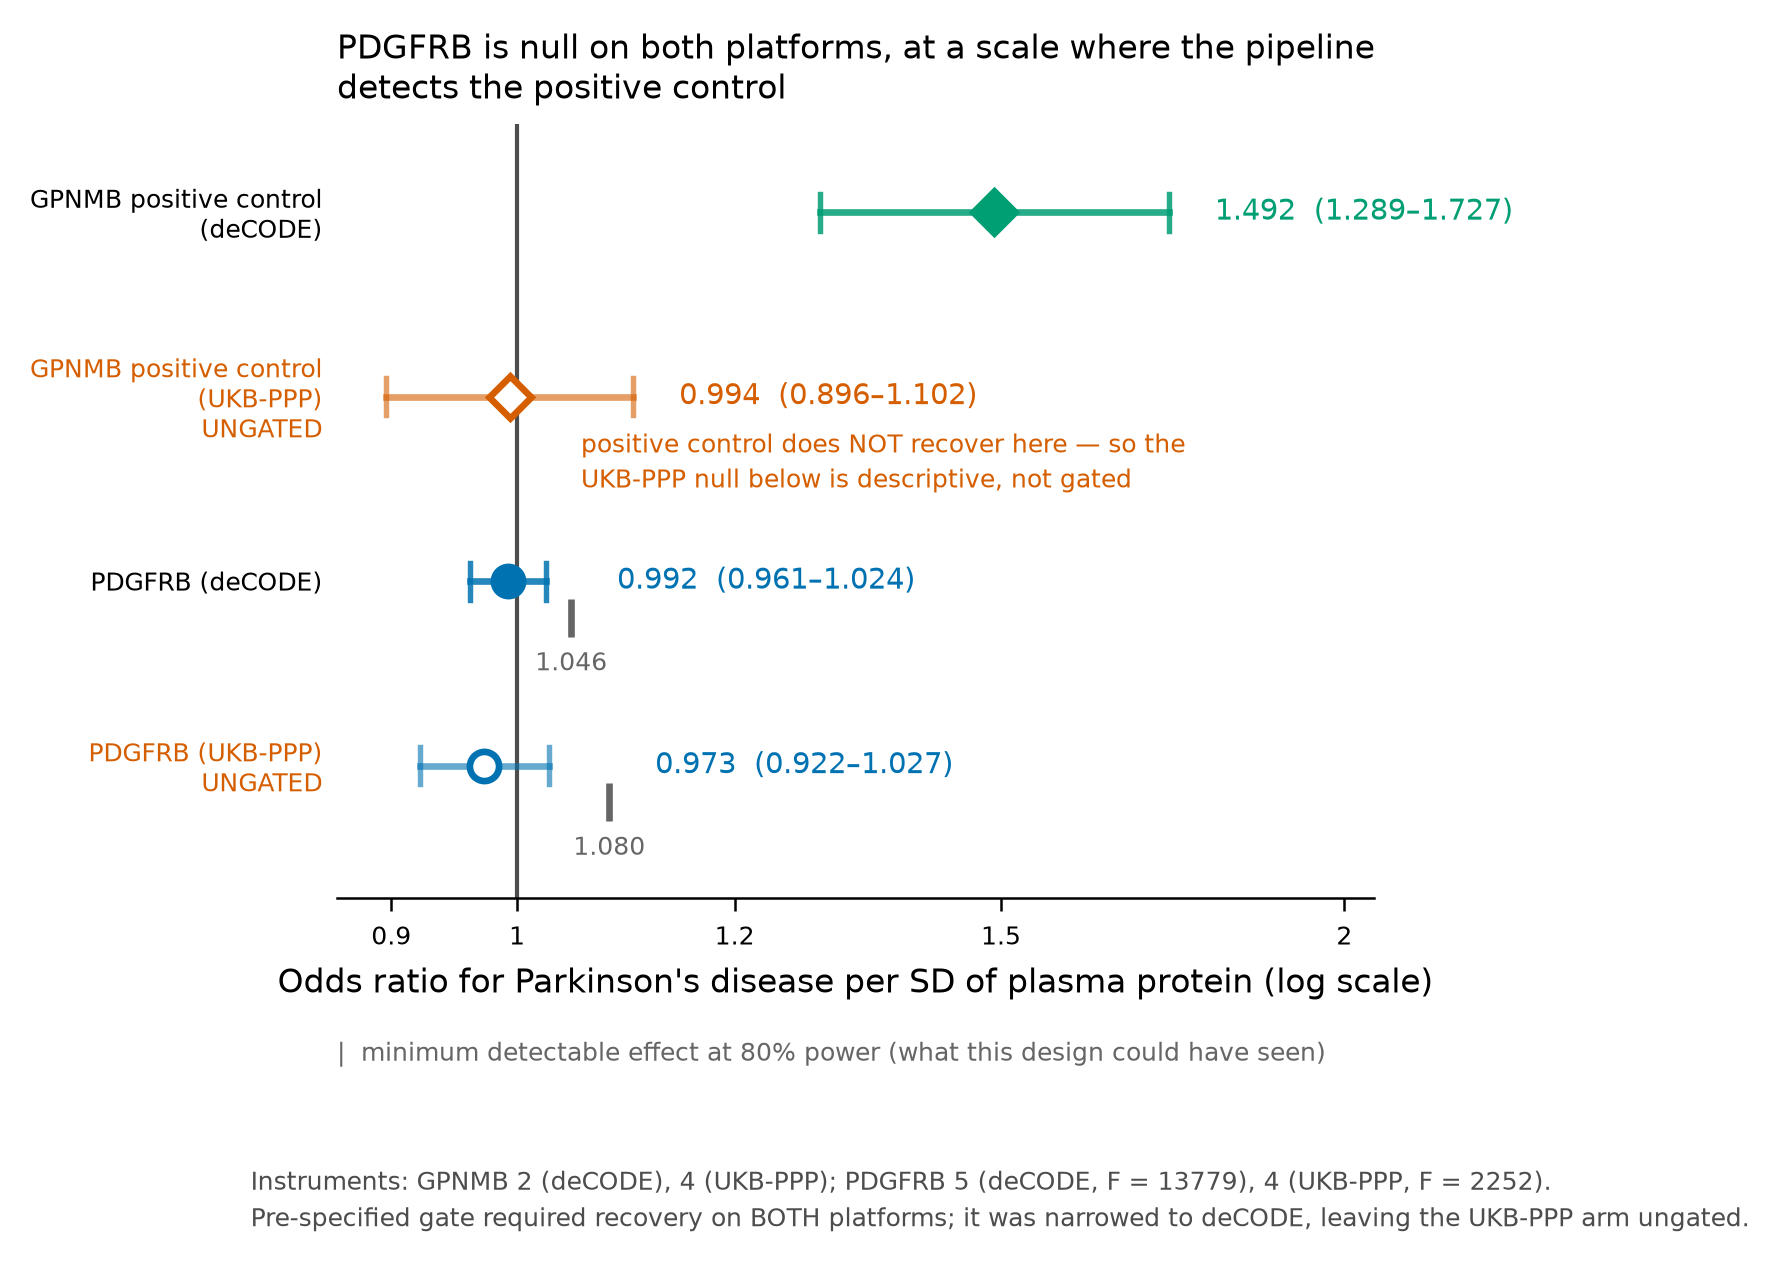

Write Python code to recreate this figure.
"""FIG 6 - The causal null.

MR forest for PDGFRB on both platforms with 95% CIs, each arm's 80%-power
minimum detectable OR, and the GPNMB positive control on the SAME odds-ratio
axis -- so the null visibly excludes effects far smaller than one the pipeline
demonstrably detects.

TWO DISTINCT QUANTITIES, NOT ONE
  ci_high      -- the EQUIVALENCE BOUND: the largest OR the data exclude.
                  This licenses "we exclude effects larger than OR x".
  mde_or_80pct -- the MINIMUM DETECTABLE EFFECT at 80% power: the smallest OR
                  this design could have detected, computed by the source
                  artifact as exp((z0.975 + z0.80) * SE). A statement about
                  the DESIGN, not about what the data rule out.
  Both are reported. Neither is called by the other's name -- the project's
  prose reserves "equivalence bound" for ci_high, and the figure must agree.

Every number is read from CSV/JSON at runtime. Nothing is hardcoded.

PROVENANCE
  PDGFRB OR + CI ........... mr/mr_power_bounds.json cells (PDGFRB x platform)
  equivalence bound ........ mr/mr_power_bounds.json cells[].ci_high
  minimum detectable effect  mr/mr_power_bounds.json cells[].mde_or_80pct
  GPNMB positive control ... mr/poscontrol_result.json platforms
  instrument counts, F ..... mr/mr_power_bounds.json cells
  cross-check of ORs ....... mr/mr_final_table.csv (3 dp restatement)

THE GATE DEVIATION, MARKED ON THE FIGURE ITSELF
  The pre-specified design required positive-control recovery on BOTH
  platforms before any null could be reported. GPNMB recovers on deCODE
  (OR ~1.49, CI excludes 1) but NOT on UKB-PPP (OR ~0.99, CI spans 1). The
  gate was narrowed to deCODE, so THE UKB-PPP ARM OF THE PDGFRB NULL IS
  UNGATED: on that platform nothing demonstrates the pipeline could have
  detected a true effect. That arm is drawn open/hatched and labelled
  "ungated" on the panel, not only in the caption.

ON mr_final_table.csv
  UNANCHORABLE (see ARTIFACT_INTEGRITY_SWEEP.md): it contains no GPNMB row,
  so it cannot be checked against either positive control. It is used here
  ONLY as a 3 dp cross-check of the ORs, never as the plotted source.
"""
import json
import os
import sys

import matplotlib as mpl
import matplotlib.pyplot as plt
import numpy as np
import pandas as pd

sys.path.insert(0, os.path.dirname(os.path.abspath(__file__)))
from figstyle import apply_figure_style, bbox_check, panel_letter, set_frame

# Repo-relative. This file lives at <repo>/revision/figures/, so the repo
# root is two levels up. That holds in the WSL repro environment and in a
# clean checkout, so a figure is never built against a path that exists on
# only one machine.
OUT = os.path.dirname(os.path.abspath(__file__))
REPO = os.path.dirname(os.path.dirname(OUT))
BASE = os.path.join(REPO, "data", "processed")
assert os.path.isdir(BASE), f"artifact directory not found: {BASE}"
os.makedirs(OUT, exist_ok=True)


def load(rel):
    with open(os.path.join(BASE, rel)) as fh:
        return json.load(fh)


# ---------------------------------------------------------------- data
pb = load("mr/mr_power_bounds.json")
pos = load("mr/poscontrol_result.json")
mr_csv = pd.read_csv(os.path.join(BASE, "mr/mr_final_table.csv"))

cells = {(c["protein"], c["platform"]): c for c in pb["cells"]}
pdg_dec = cells[("PDGFRB", "decode")]
pdg_ukb = cells[("PDGFRB", "ukbppp")]
gp_dec = pos["platforms"]["decode"]
gp_ukb = pos["platforms"]["ukbppp"]

# --- runtime gates -------------------------------------------------------
# 1. the positive control must still behave as the gate deviation describes:
#    recovers on deCODE (CI excludes 1), fails on UKB-PPP (CI spans 1).
#    If this ever flips, the "ungated" mark on the figure becomes wrong.
assert gp_dec["ci_low"] > 1.0, "deCODE positive control must exclude OR = 1"
assert gp_ukb["ci_low"] < 1.0 < gp_ukb["ci_high"], (
    "UKB-PPP positive control must span OR = 1 -- this is why that arm is ungated")
assert pos["recovers_both_platforms"] is False
assert pos["gate_applied"] == "decode_only"

# 2. mr_power_bounds' headline positive-control OR must be the deCODE arm
assert abs(pb["gpnmb_positive_control_or"] - gp_dec["or"]) < 1e-9

# 3. both PDGFRB arms must be nulls whose CI spans 1
for _lab, _c in (("deCODE", pdg_dec), ("UKB-PPP", pdg_ukb)):
    assert _c["ci_low"] < 1.0 < _c["ci_high"], f"PDGFRB {_lab} CI must span 1"
    assert _c["verdict"] == "null"

# 4. the minimum detectable effect must be BELOW the positive-control effect --
#    that is the whole argument of the figure: this design could have detected
#    effects far smaller than one the pipeline demonstrably picks up
for _lab, _c in (("deCODE", pdg_dec), ("UKB-PPP", pdg_ukb)):
    assert _c["mde_or_80pct"] < gp_dec["or"], (
        f"PDGFRB {_lab} MDE must sit below the positive-control OR")
    assert _c["excludes_gpnmb_scale"] == "YES"

# 5. the CSV must still restate the same ORs at its stored 3 dp
_row = mr_csv.loc[mr_csv["protein"] == "PDGFRB"].iloc[0]
for _col, _c in (("decode_or", pdg_dec), ("ukbppp_or", pdg_ukb)):
    assert round(float(_row[_col]), 3) == round(_c["or"], 3), (
        f"mr_final_table.csv {_col} no longer restates mr_power_bounds")
assert "GPNMB" not in set(mr_csv["protein"]), (
    "csv gained a GPNMB row -- revisit its UNANCHORABLE verdict in the sweep")

# rows: positive control first (it licenses everything below), then the two
# PDGFRB arms.  (label, or, lo, hi, mde, kind, n_instr, F)
rows = [
    ("GPNMB positive control\n(deCODE)", gp_dec["or"], gp_dec["ci_low"],
     gp_dec["ci_high"], None, "poscontrol_ok",
     gp_dec["n_instruments"], None),
    ("GPNMB positive control\n(UKB-PPP)", gp_ukb["or"], gp_ukb["ci_low"],
     gp_ukb["ci_high"], None, "poscontrol_fail",
     gp_ukb["n_instruments"], None),
    ("PDGFRB (deCODE)", pdg_dec["or"], pdg_dec["ci_low"], pdg_dec["ci_high"],
     pdg_dec["mde_or_80pct"], "null_gated", pdg_dec["n_instruments"],
     pdg_dec["F"]),
    ("PDGFRB (UKB-PPP)", pdg_ukb["or"], pdg_ukb["ci_low"], pdg_ukb["ci_high"],
     pdg_ukb["mde_or_80pct"], "null_ungated", pdg_ukb["n_instruments"],
     pdg_ukb["F"]),
]

# ---------------------------------------------------------------- style
apply_figure_style(sizes=(8, 7, 6))
NULLC = "#0072B2"
POSOK = "#009E73"
FAILC = "#D55E00"
MDEC = "#666666"

fig = plt.figure(figsize=(7.2, 4.2))
ax = fig.add_axes([0.315, 0.265, 0.480, 0.615])

y = np.arange(len(rows))[::-1]
ax.axvline(1.0, color="#4D4D4D", lw=1.0, zorder=2)

for yi, (lab, orv, lo, hi, mde, kind, ninstr, F) in zip(y, rows):
    col = {"poscontrol_ok": POSOK, "poscontrol_fail": FAILC,
           "null_gated": NULLC, "null_ungated": NULLC}[kind]
    ungated = kind in ("null_ungated", "poscontrol_fail")
    ax.plot([lo, hi], [yi, yi], color=col, lw=1.6, zorder=3,
            alpha=0.85 if not ungated else 0.60)
    for xb in (lo, hi):
        ax.plot([xb, xb], [yi - 0.10, yi + 0.10], color=col, lw=1.3,
                zorder=3, alpha=0.85 if not ungated else 0.60)
    # open marker = ungated / failed arm; filled = gated
    ax.plot([orv], [yi], marker="o" if kind.startswith("null") else "D",
            ms=7.0, mfc="white" if ungated else col, mec=col, mew=1.6,
            zorder=4, clip_on=False)
    # MINIMUM DETECTABLE EFFECT (not the equivalence bound -- that is ci_high,
    # already shown as the CI's upper limit). Drawn BELOW the interval, not on
    # it: on the row line it lands inside the value label whenever the MDE
    # falls right of the CI.
    if mde is not None:
        ax.plot([mde], [yi - 0.20], marker="|", ms=9, mew=1.6, color=MDEC,
                zorder=5)
        ax.annotate(f"{mde:.3f}", xy=(mde, yi - 0.20), xytext=(0, -8),
                    textcoords="offset points", ha="center", va="top",
                    color=MDEC, fontsize=mpl.rcParams["xtick.labelsize"])
        _xtext = max(hi, mde)
    else:
        _xtext = hi
    ax.annotate(f"{orv:.3f}  ({lo:.3f}\u2013{hi:.3f})", xy=(_xtext, yi),
                xytext=(11, 0), textcoords="offset points", ha="left",
                va="center", color=col,
                fontsize=mpl.rcParams["legend.fontsize"])

ax.set_yticks(y)
ax.set_yticklabels([
    (f"{r[0]}\nUNGATED" if r[5] in ("null_ungated", "poscontrol_fail") else r[0])
    for r in rows])
ax.set_xscale("log")
ax.set_xlim(0.86, 2.05)
ax.set_ylim(-0.72, len(rows) - 0.52)
ax.set_xticks([0.9, 1.0, 1.2, 1.5, 2.0])
ax.get_xaxis().set_major_formatter(mpl.ticker.FuncFormatter(
    lambda v, _: f"{v:g}"))
ax.get_xaxis().set_minor_formatter(mpl.ticker.NullFormatter())
ax.set_xlabel("Odds ratio for Parkinson's disease per SD of plasma protein "
              "(log scale)")
ax.set_title("PDGFRB is null on both platforms, at a scale where the pipeline\n"
             "detects the positive control", loc="left")
set_frame(ax, "open")
ax.tick_params(axis="y", length=0)
ax.spines["left"].set_visible(False)

# --- the ungated arm, marked ON the figure -------------------------------
y_ukb = y[[r[5] for r in rows].index("null_ungated")]
y_gpf = y[[r[5] for r in rows].index("poscontrol_fail")]
# The UNGATED tag is folded INTO the row label (see set_yticklabels above) and
# the tick label is recoloured, so the mark travels with the row and cannot be
# separated from it by a layout change or a panel crop.
for _tick, (_lab, *_rest) in zip(ax.get_yticklabels(), rows):
    if _rest[4] in ("null_ungated", "poscontrol_fail"):
        _tick.set_color(FAILC)

ax.annotate("positive control does NOT recover here \u2014 so the\n"
            "UKB-PPP null below is descriptive, not gated",
            xy=(1.055, y_gpf - 0.36), ha="left", va="center", color=FAILC,
            fontsize=mpl.rcParams["xtick.labelsize"], linespacing=1.4)

# --- equivalence-bound key ----------------------------------------------
# NOT labelled "equivalence bound". mde_or_80pct is a MINIMUM DETECTABLE
# EFFECT -- a power statement about the design, computed by the artifact as
# exp((z0.975 + z0.80) * SE). The equivalence bound proper is the CI UPPER
# LIMIT (ci_high), which is what the data exclude. Attaching one term to both
# quantities is the error this wording avoids.
ax.annotate("|  minimum detectable effect at 80% power (what this design "
            "could have seen)",
            xy=(0.0, -0.185), xycoords="axes fraction", ha="left", va="top",
            color=MDEC, fontsize=mpl.rcParams["xtick.labelsize"],
            annotation_clip=False)

fig.text(0.275, 0.055,
         f"Instruments: GPNMB {gp_dec['n_instruments']} (deCODE), "
         f"{gp_ukb['n_instruments']} (UKB-PPP); PDGFRB "
         f"{pdg_dec['n_instruments']} (deCODE, F = {pdg_dec['F']:.0f}), "
         f"{pdg_ukb['n_instruments']} (UKB-PPP, F = {pdg_ukb['F']:.0f}).\n"
         f"Pre-specified gate required recovery on BOTH platforms; it was "
         f"narrowed to deCODE, leaving the UKB-PPP arm ungated.",
         fontsize=mpl.rcParams["xtick.labelsize"], color="#4D4D4D", ha="left",
         va="top", linespacing=1.5)

assert not bbox_check(fig), "layout QA gate failed -- fix before saving"
fig.savefig(os.path.join(OUT, "fig6_causal_null.png"), dpi=300)
fig.savefig(os.path.join(OUT, "fig6_causal_null.pdf"))

print("FIG 6 -- value : source")
for lab, orv, lo, hi, mde, kind, ninstr, F in rows:
    src = ("mr/poscontrol_result.json platforms" if kind.startswith("poscontrol")
           else "mr/mr_power_bounds.json cells")
    mdes = f" mde80={mde:.6f}" if mde is not None else ""
    print(f"  {lab.replace(chr(10), ' '):36} OR={orv:.6f} "
          f"CI=({lo:.6f},{hi:.6f}){mdes}   <- {src}")
print(f"  gate: recovers_both_platforms={pos['recovers_both_platforms']}, "
      f"gate_applied={pos['gate_applied']!r}   <- mr/poscontrol_result.json")
print(f"  csv cross-check (3 dp): decode_or={float(_row['decode_or'])}, "
      f"ukbppp_or={float(_row['ukbppp_or'])}   <- mr/mr_final_table.csv")
